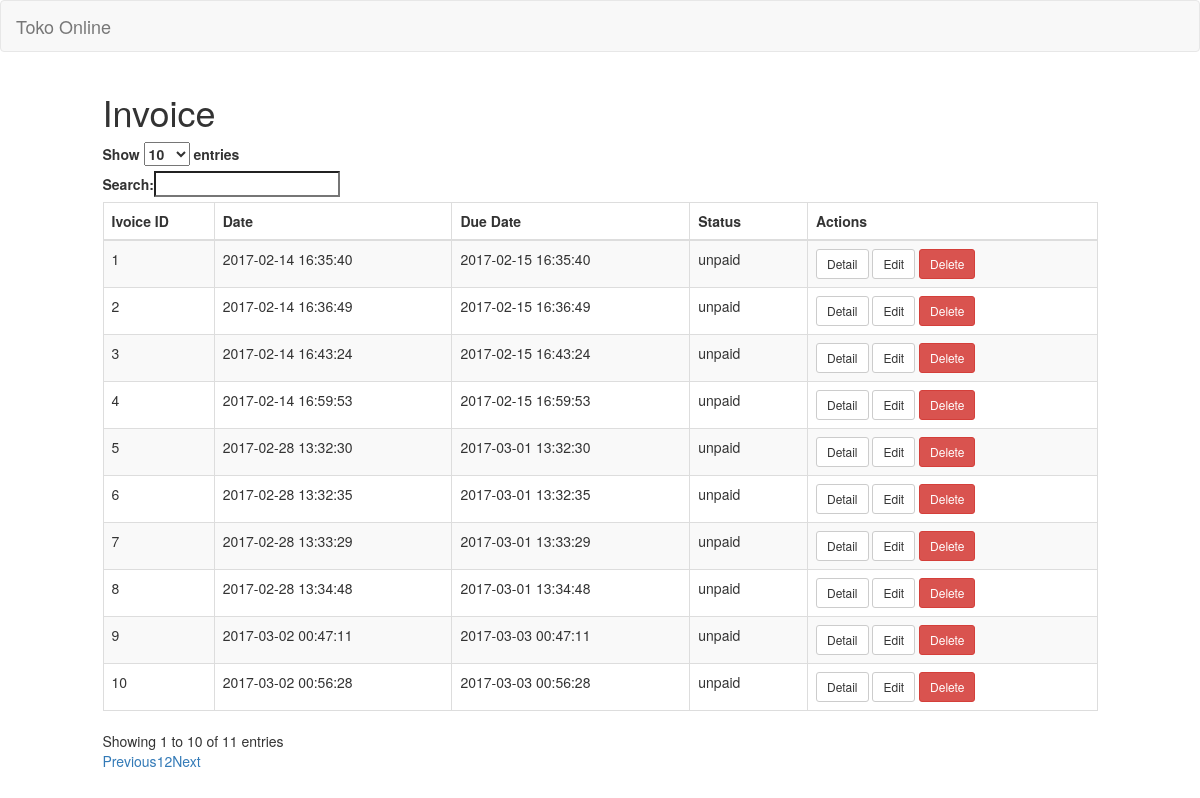
The app's page /index.php/admin/invoices with its own data.
### tables this page shows
CREATE TABLE `invoices` (
  `id` int(10) NOT NULL,
  `date` datetime NOT NULL,
  `due_date` datetime NOT NULL,
  `user_id` int(10) NOT NULL,
  `status` enum('paid','confirmed','unpaid','canceled','expired') NOT NULL
);

### application/controllers/admin/Invoices.php (called while the page is built, shortened)
<?php
Class Invoices extends CI_Controller {
	public function __construct()
	{
		$this->load->model('Model_order');
	}
	public function index()
	{
		$data['invoices'] = $this->Model_order->all()->result();
		$this->load->view('backend/view_all_invoices', $data);
	}
}

### index.php (called while the page is built, shortened)
<?php
require_once BASEPATH.'core/CodeIgniter.php';

### application/models/Model_order.php (called while the page is built, shortened)
<?php
class Model_order extends CI_Model{
    public function all()
    {
        $hasil = $this->db->get('invoices');
        if ($hasil->num_rows() > 0) {
            return $hasil;
        } else {
            return array();
        }
    }
}

### application/views/backend/view_all_invoices.php (the view, shortened to what this page needs)
<!doctype html>
<html>
    <head>
        <link rel="stylesheet" type="text/css" href="//netdna.bootstrapcdn.com/bootstrap/3.0.3/css/bootstrap.min.css">
        <link rel="stylesheet" type="text/css" href="//cdn.datatables.net/plug-ins/9dcbecd42ad/integration/bootstrap/3/dataTables.bootstrap.css">
    </head>
    <body>
    <?php $this->load->view('backend/admin_menu.php') ; ?>
        <div class="row">
            <div class="col-sm-1"></div>
            <div class="col-sm-10">
                <h1>Invoice</h1>
        <table id="myTable" class="table table-striped table-bordered table-hover">
            <thead>
                <tr>
                    <th>Ivoice ID</th>
                    <th>Date</th>
                    <th>Due Date</th>
                    <th>Status</th>
                    <th>Actions</th>
                </tr>
            </thead>
            <tbody>
                <?php foreach($invoices as $invoice) : ?>
                <tr>
                    <td><?php echo $invoice->id ;?></td>
                    <td><?php echo $invoice->date ;?></td>
                    <td><?php echo $invoice->due_date ;?></td>
                    <td><?php echo $invoice->status ;?></td>
                    <td>
                        <?php
                            echo anchor('admin/invoices/detail/' . $invoice->id, 'Detail', ['class'=>'btn btn-default btn-sm']); ?>
                        <?php
                            echo anchor('admin/invoice/update/' . $invoice->id, 'Edit', ['class'=>'btn btn-default btn-sm']); ?>
                        <?php
                            echo anchor('admin/invoice/delete/' . $invoice->id, 'Delete',
                            ['class'=>'btn btn-danger btn-sm',
                            'onclick'=>'return confirm(\'Apakah Anda Yakin?\')'
                            ]); ?>
                    </td>
                </tr>
                <?php endforeach; ?>
            </tbody>
        </table>
            </div>
            <div class="col-sm-1"></div>
        </div>
    </body>
</html>

### application/views/backend/admin_menu.php (shortened to what this page needs)
<nav class="navbar navbar-default">
  <div class="container-fluid">
    <div class="navbar-header">
      <?php echo anchor(base_url(), 'Toko Online', ['class' => 'navbar-brand']) ; ?>
    </div>
    <div class="collapse navbar-collapse" id="bs-example-navbar-collapse-1">
    </div>
  </div>
</nav>

### application/views/backend/view_all_invoices.php (style rules this page uses)
.row div { border:#000 0px solid; }

### records on screen
invoices: id "1", date "2017-02-14 16:35:40", due_date "2017-02-15 16:35:40", status "unpaid", id "Detail", id "Edit", id "Delete"
invoices: id "2", date "2017-02-14 16:36:49", due_date "2017-02-15 16:36:49", status "unpaid", id "Detail", id "Edit", id "Delete"
invoices: id "3", date "2017-02-14 16:43:24", due_date "2017-02-15 16:43:24", status "unpaid", id "Detail", id "Edit", id "Delete"
invoices: id "4", date "2017-02-14 16:59:53", due_date "2017-02-15 16:59:53", status "unpaid", id "Detail", id "Edit", id "Delete"
invoices: id "5", date "2017-02-28 13:32:30", due_date "2017-03-01 13:32:30", status "unpaid", id "Detail", id "Edit", id "Delete"
invoices: id "6", date "2017-02-28 13:32:35", due_date "2017-03-01 13:32:35", status "unpaid", id "Detail", id "Edit", id "Delete"
invoices: id "7", date "2017-02-28 13:33:29", due_date "2017-03-01 13:33:29", status "unpaid", id "Detail", id "Edit", id "Delete"
invoices: id "8", date "2017-02-28 13:34:48", due_date "2017-03-01 13:34:48", status "unpaid", id "Detail", id "Edit", id "Delete"
invoices: id "9", date "2017-03-02 00:47:11", due_date "2017-03-03 00:47:11", status "unpaid", id "Detail", id "Edit", id "Delete"
invoices: id "10", date "2017-03-02 00:56:28", due_date "2017-03-03 00:56:28", status "unpaid", id "Detail", id "Edit", id "Delete"

### other values on screen
anchor(base_url(), 'Toko Online', ['class' => 'navbar-brand']) "Toko Online"
